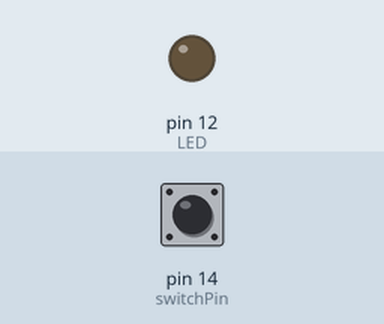
This sketch was run on a simulated Arduino Uno, built with avr-gcc and run on an emulated ATmega328P. Parts: output pins drawn as LEDs (lit = HIGH). The inputs (shaded band) are chosen by the test bench; at power-on: pin 14 (switchPin) LOW.

Above: at 1.2 s.
1.3 s: pin 14 (switchPin) pulled HIGH for 0.15 s
At 1.37 s:
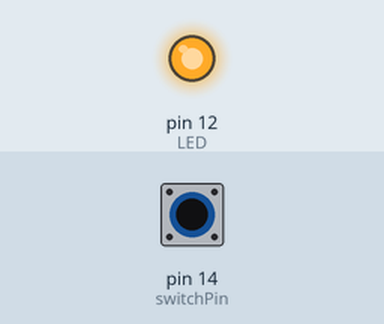
2.9 s: pin 14 (switchPin) pulled HIGH for 3.2 s
At 7.0 s:
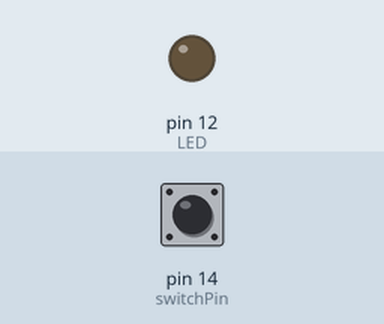
Timing chart, 0 to 8.5 s (numbered marks = the images above; inputs shaded):
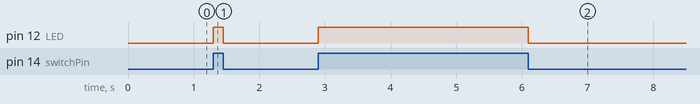

The sketch:

exp13-1.ino
```cpp
#define LED  12
#define switchPin  14
void setup()
{
  pinMode(LED, OUTPUT);
  digitalWrite(LED, LOW);
}
void loop()
{
    if(digitalRead(switchPin))
    {
      digitalWrite(LED, HIGH);
    }
    else
    {
      digitalWrite(LED, LOW);
    }
}
```

Measured:
- after the input at 1.3 s, pin 12 (LED): LOW → HIGH at once, → LOW 0.15 s later
- after the input at 2.9 s, pin 12 (LED): LOW → HIGH at once, → LOW 3.2 s later
